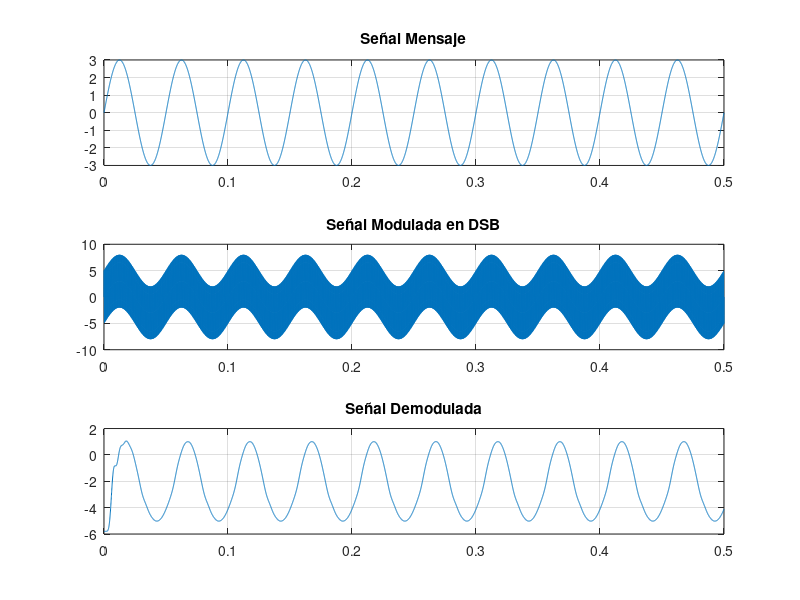
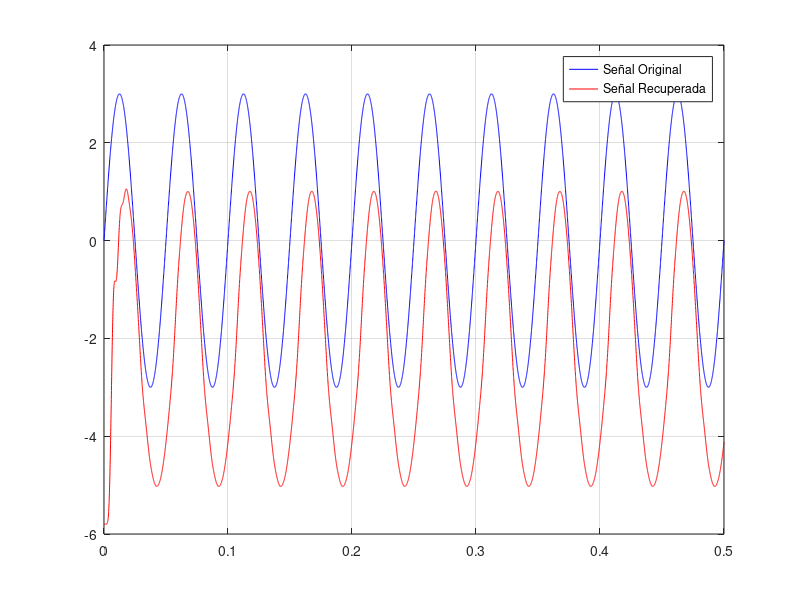

These charts were generated, in order, by the following MATLAB code:
%Modulación AM
clc
clear all
fp=2000;
fmu=16000;
fmens=20;
amp=3;%amplitud señal mensaje
t=0:1/fmu:0.5;
port=5*sin(fp*2*pi*t);

grid
mens=amp*sin(fmens*2*pi*t);
subplot(3,1,1)
plot(t,mens);
grid
title('Señal Mensaje')

mod=port+mens;
subplot(3,1,2)
plot(t,mod);
grid
title('Señal Modulada en DSB')


dem=mod;
%Detector de envolvente
[m,n]=size(mod);%Elimina la parte  negativa de la señal
s=m*n;
for i=1:s
    if dem(i)<=0
        dem(i)=0;
    end
end

[num,den] = butter(10,200*2/fmu)
dem=filter(num,den,dem);
%

dem=2*dem-2*2.9; %ajuste de nivel dc y sele da una ganancia de dos
subplot(3,1,3)
plot(t,dem);
grid
title('Señal Demodulada')

figure;
plot(t,mens,'b-',t,dem,'r-');
legend('Señal Original','Señal Recuperada');
grid